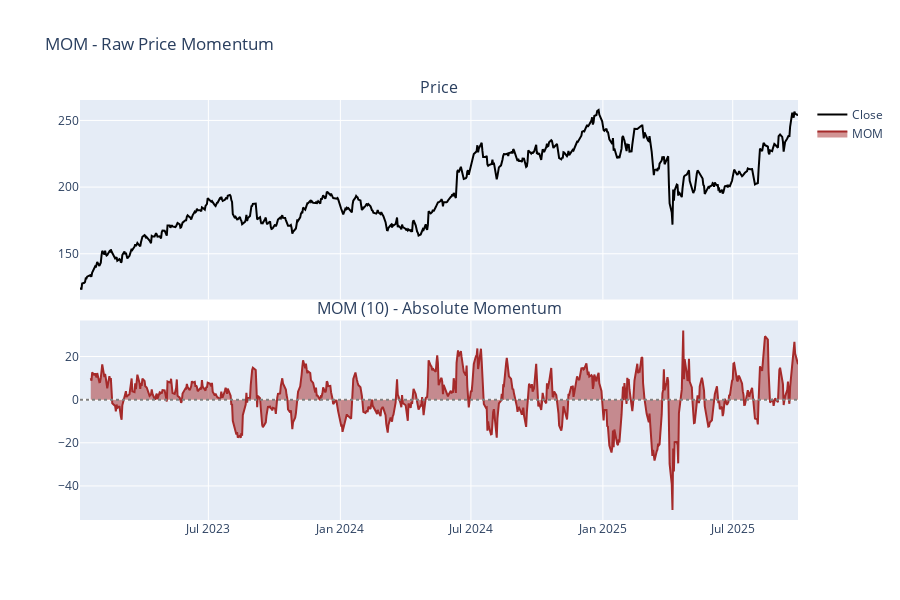

The notebook cell saved with this chart:
### Markdown cell above
## 5. MOM - Momentum

Absolute price change over N periods. Similar to ROC but not percentage-based. Raw momentum measure.

### Code cell
df["mom"] = calculate_mom(df, period=10)

fig = make_subplots(
    rows=2, cols=1, shared_xaxes=True, vertical_spacing=0.05, subplot_titles=("Price", "MOM (10) - Absolute Momentum")
)

fig.add_trace(go.Scatter(x=df["date"], y=df["close"], name="Close", line={"color": "black"}), row=1, col=1)

fig.add_trace(go.Scatter(x=df["date"], y=df["mom"], name="MOM", fill="tozeroy", line={"color": "brown"}), row=2, col=1)
fig.add_hline(y=0, line_dash="dot", line_color="gray", row=2, col=1)

fig.update_layout(height=600, title_text="MOM - Raw Price Momentum")
fig.show()

print(f"MOM mean: ${df['mom'].mean():.2f}")
print(f"MOM std: ${df['mom'].std():.2f}")

### Figure 1 — Plotly figure (JSON) as saved in the notebook; plotly's stock layout.template omitted (floating-point values rounded to 4 significant figures; data arrays with more than 128 entries replaced by an {"elided": "..."} marker saying what was removed)
{"data": [{"line": {"color": "black"}, "name": "Close", "type": "scatter", "x": {"elided": "688 str values"}, "xaxis": "x", "y": {"elided": "688 float values"}, "yaxis": "y"}, {"fill": "tozeroy", "line": {"color": "brown"}, "name": "MOM", "type": "scatter", "x": {"elided": "688 str values"}, "xaxis": "x2", "y": {"elided": "688 float values"}, "yaxis": "y2"}], "layout": {"annotations": [{"font": {"size": 16}, "showarrow": false, "text": "Price", "x": 0.5, "xanchor": "center", "xref": "paper", "y": 1, "yanchor": "bottom", "yref": "paper"}, {"font": {"size": 16}, "showarrow": false, "text": "MOM (10) - Absolute Momentum", "x": 0.5, "xanchor": "center", "xref": "paper", "y": 0.475, "yanchor": "bottom", "yref": "paper"}], "height": 600, "shapes": [{"line": {"color": "gray", "dash": "dot"}, "type": "line", "x0": 0, "x1": 1, "xref": "x2 domain", "y0": 0, "y1": 0, "yref": "y2"}], "title": {"text": "MOM - Raw Price Momentum"}, "xaxis": {"anchor": "y", "domain": [0, 1], "matches": "x2", "showticklabels": false}, "xaxis2": {"anchor": "y2", "domain": [0, 1]}, "yaxis": {"anchor": "x", "domain": [0.525, 1]}, "yaxis2": {"anchor": "x2", "domain": [0, 0.475]}}}
